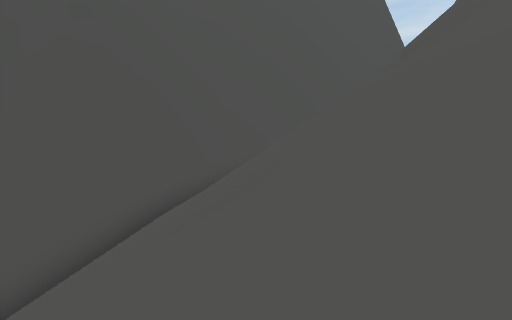
View 1 (above)

12 first-person views from a walk through a Unity game level. The camera is 1.4 m above the floor, tilts 4° down and sees 90° across. The floor is counted in squares, 2 m on a side. Each view is taken from the middle of a square. On the plan, view 1 faces up. The plan holds only what a view shows up to about 9 squares ahead; the rest is blank. The place goes on beyond the plan. The player character is not drawn.

View 2
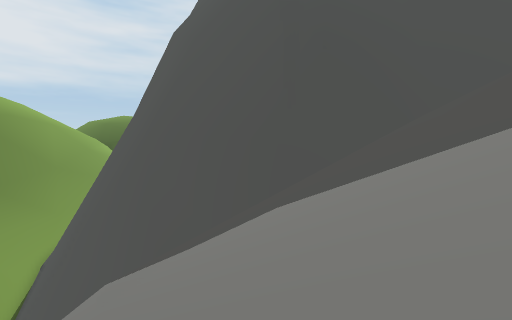

View 3
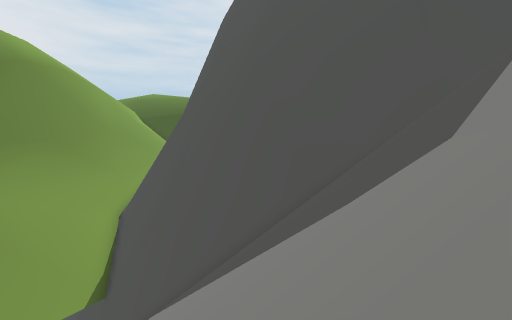

View 4
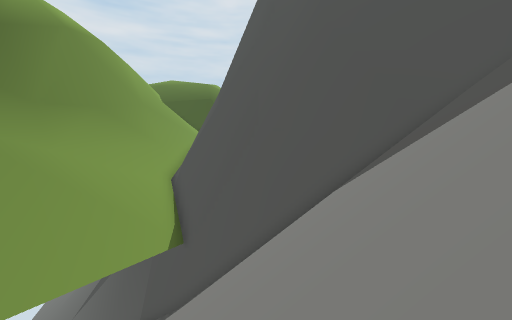

View 5
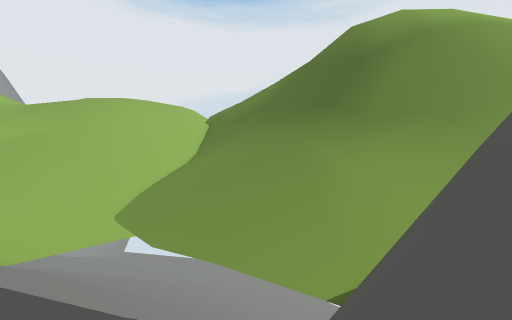

View 6
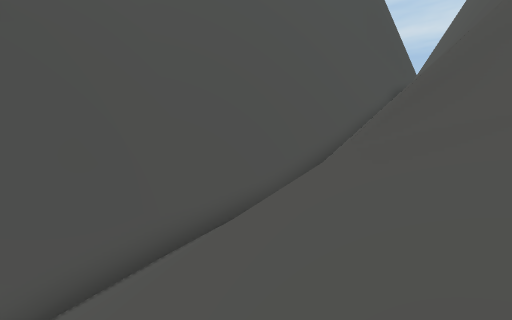

View 7
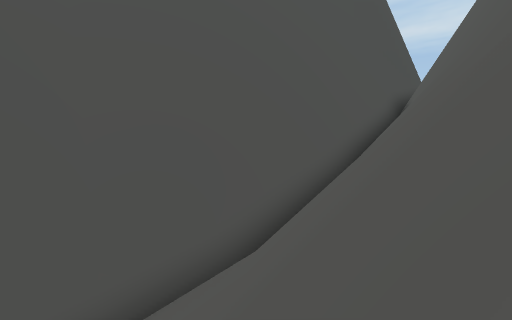

View 8
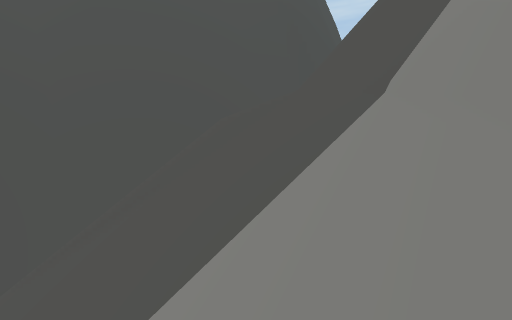

View 9
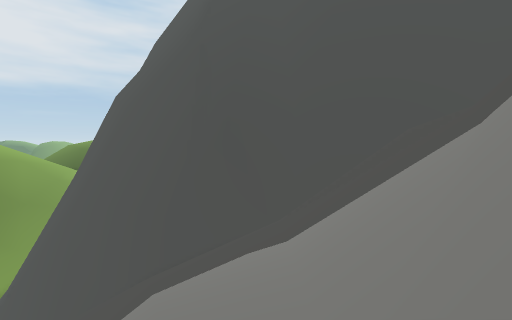

View 10
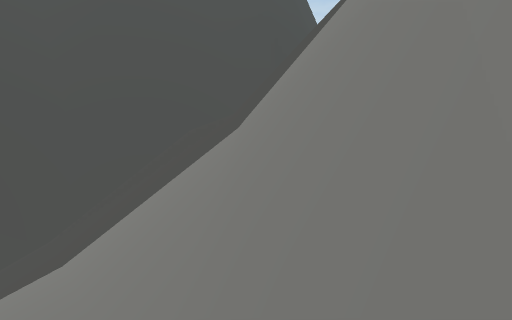

View 11
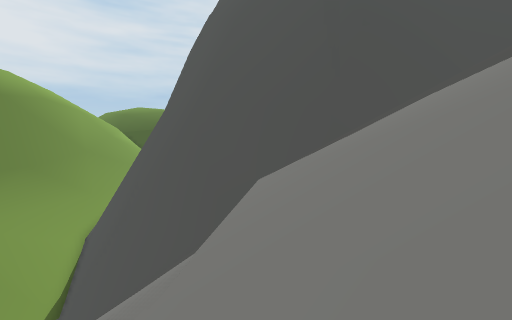

View 12
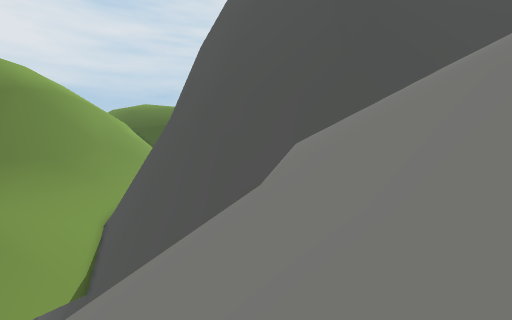

### Floor plan
Key: @ floor where view 1 was taken; # wall or solid block; . floor; / step, stairs or slope; = window, fence, low wall or low ledge.
Columns run from 14 left of view 1 to 7 right of it. Each row starts with its distance up from view 1.
 10                  ## ##
  9               ###   ##
  8              ###////#
  7            ###//////
  6           ###//////
  5           ##//  ///.#
  4          ##/////////#
  3         ## /////////##
  2        ##/  ////////##
  1       ##/    ///////##
  0     ###/     /@//////#
 -1     ##=/    ////    /
 -2    ##=/ //=/////
 -3   ###/ ///==////
 -4  ###/ /////////
 -5 ##/// /////////
 -6      ///// ////
 -7     //////
 -8    ///// /
 -9    /////
-10     ////
-11      ///
-12       //

Positions as (right, up) in squares from view 1, and headings:
1: (0, 0), facing up
2: (1, -3), facing up-left
3: (-3, -6), facing up-left
4: (-5, -8), facing up-left
5: (-7, -1), facing down-left
6: (1, 2), facing up
7: (2, 4), facing up
8: (5, 1), facing up
9: (6, -1), facing up-left
10: (6, -1), facing up
11: (0, -5), facing up-left
12: (0, -6), facing up-left
